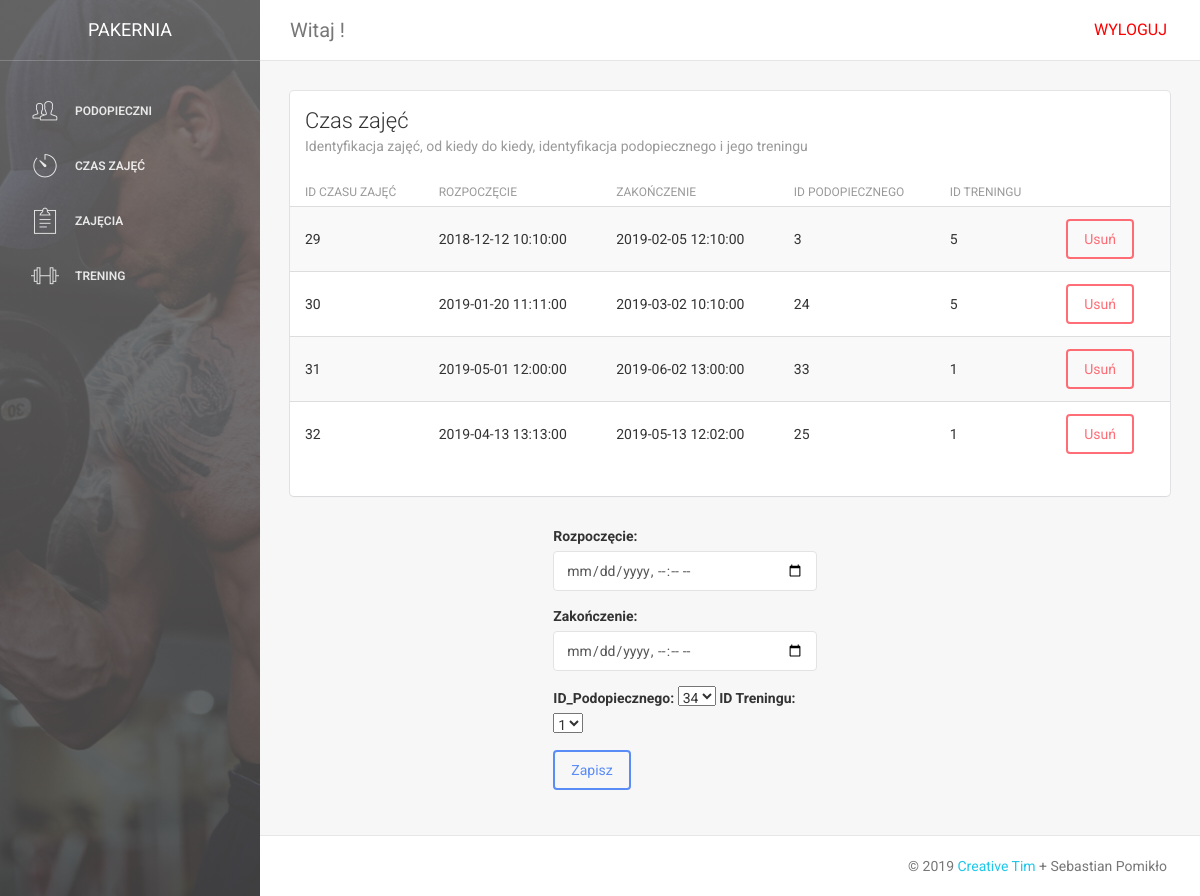
The app's page /SILOWNIA/czaszajec.php with its own data.
### tables this page shows
CREATE TABLE `czaszajec` (
  `ID_Czasu_zajec` int(10) NOT NULL,
  `Rozpoczecie` datetime NOT NULL,
  `Zakonczenie` datetime NOT NULL,
  `ID_Podopiecznego` int(10) NOT NULL,
  `ID_Treningu` int(10) NOT NULL
);

### SILOWNIA/processczaszajec.php (called while the page is built, shortened)
<?php
   $update = false;
   $datapocz = '';
   $datazak = '';
   ?>

### SILOWNIA/czaszajec.php (the view, shortened to what this page needs)
<?php
include_once("inc/headnav.php");
require_once 'processczaszajec.php'; ?>
        <div class="content">
            <div class="container-fluid">
                <div class="row">
                    <div class="col-md-12">
                        <div class="card">
                            <div class="header">
                                <h4 class="title">Czas zajęć</h4>
                                <p class="category">Identyfikacja zajęć, od kiedy do kiedy, identyfikacja podopiecznego i jego treningu</p>
                            </div>
                            <div class="content table-responsive table-full-width">
                                <?php
                                $sql = "SELECT * FROM czaszajec";
                                $result = $polaczenie->query($sql);
                                if($result->num_rows > 0){
                                    echo "<table class='table table-hover table-striped'>";
                                    echo "<thead>";
                                    echo "<th>ID Czasu zajęć</th>";
                                    echo "<th>Rozpoczęcie</th>";
                                    echo "<th>Zakończenie</th>";
                                    echo "<th>ID Podopiecznego</th>";
                                    echo "<th>ID Treningu</th>";
                                    echo "</thead>";
                                    echo "<tbody>";
                                    while ($row = $result->fetch_assoc()): ?>
                                    <tr>
                                       <td><?php echo $row['ID_Czasu_zajec']; ?></td>
                                       <td><?php echo $row['Rozpoczecie']; ?></td>
                                       <td><?php echo $row['Zakonczenie']; ?></td>
                                       <td><?php echo $row['ID_Podopiecznego']; ?></td>
                                       <td><?php echo $row['ID_Treningu']; ?></td>
                                       <td>
                                          <a href="processczaszajec.php?delete=<?php echo $row['ID_Czasu_zajec']; ?>" class="btn btn-danger">Usuń</a>
                                       </td>
                                    </tr>
                                    <?php endwhile; ?>
                                    <?php echo "</tbody>";
                                       echo "</table>";
                                       }
                                           ?>
                                </div>
                             </div>
                                ?><div class="row col-md-4 px-2 text-center"></div>
                                <div class="row justify-content-center col-md-4">
                                   <form action="processczaszajec.php" method="POST">
                                      <div class="form-group">
                                         <label for="datapocz">Rozpoczęcie:</label>
                                         <input type="datetime-local" name="datapocz" class="form-control" required value="<?php echo $datapocz; ?>">
                                      </div>
                                      <div class="form-group">
                                         <label for="datazak">Zakończenie:</label>
                                         <input type="datetime-local" name="datazak" class="form-control" required value="<?php echo $datazak;?>">
                            </div>
                                      <?php
                                      require('inc/database.php');
                                         $query1 = "SELECT DISTINCT ID_Podopiecznego FROM podopieczni";
                                         $result1 = mysqli_query($polaczenie, $query1);
                                         $query2 = "SELECT DISTINCT ID_Treningu FROM trening";
                                         $result2 = mysqli_query($polaczenie, $query2);?>
                                      <div class="form-group">
                                         <label for="id1">ID_Podopiecznego:</label>
                                         <select name="id1" id="id1">
                                            <?php while($row = mysqli_fetch_array($result1)):;?>
                                            <option value="<?php echo $row['ID_Podopiecznego']?>"><?php echo $row['ID_Podopiecznego']?></option>
                                            <?php endwhile;?>
                                         </select>
                                         <label for="id2">ID Treningu:</label>
                                         <select name="id2" id="id2">
                                            <?php while($row = mysqli_fetch_array($result2)):;?>
                                            <option value="<?php echo $row['ID_Treningu']?>"><?php echo $row['ID_Treningu']?></option>
                                            <?php endwhile;?>
                                         </select>
                                      </div>
                                      <div class="form-group">
                                         <?php
                                            if($update == true):
                                             ?>
                                         <button type="submit" class="btn btn-info" name="update">Aktualizuj</button>
                                         <?php else: ?>
                                         <button type="submit" class="btn btn-primary" name="save">Zapisz</button>
                                         <?php endif; ?>
                                      </div>
                                   </form>
                                </div>
                                <div class="row col-md-4 px-2"></div>
                                </div>
                            </div>
                        </div>
                    </div>
<?php
include_once('inc/footer.php');
?>

### SILOWNIA/inc/headnav.php (shortened to what this page needs)
<!doctype html>
<html lang="pl">
<head>
    <link href="assets/css/bootstrap.min.css" rel="stylesheet" />
    <link href="assets/css/animate.min.css" rel="stylesheet"/>
    <link href="assets/css/light-bootstrap-dashboard.css?v=1.4.0" rel="stylesheet"/>
    <link href="assets/css/demo.css" rel="stylesheet" />
    <link href="http://maxcdn.bootstrapcdn.com/font-awesome/4.2.0/css/font-awesome.min.css" rel="stylesheet">
    <link href="assets/css/pe-icon-7-stroke.css" rel="stylesheet" />
</head>
<body>
<div class="wrapper">
    <div class="sidebar"  data-image="assets/img/sidebar.jpg">
    	<div class="sidebar-wrapper">
            <div class="logo">
                <a href="#" class="simple-text">
                    PAKERNIA
                </a>
            </div>
            <ul class="nav">
                <li>
                    <a href="podopieczni.php">
                        <i class="pe-7s-users"></i>
                        <p>Podopieczni</p>
                    </a>
                </li>
                <li>
                    <a href="czaszajec.php">
                        <i class="pe-7s-timer"></i>
                        <p>Czas zajęć</p>
                    </a>
                </li>
                <li>
                    <a href="zajecia.php">
                        <i class="pe-7s-note2"></i>
                        <p>Zajęcia</p>
                    </a>
                </li>
                <li>
                    <a href="trening.php">
                        <i class="pe-7s-gym"></i>
                        <p>Trening</p>
                    </a>
                </li>
            </ul>
    	</div>
    </div>
    <div class="main-panel">
		<nav class="navbar navbar-default navbar-fixed">
            <div class="container-fluid">
                <div class="navbar-header">
                    <a class="navbar-brand" href="#"><?php echo "Witaj ". $_SESSION['Imie'] ."!"?></a>
                </div>
                <div class="collapse navbar-collapse">
                    <ul class="nav navbar-nav navbar-right">
                        <li>
                            <?php  echo "<a href='logout.php'>" ?>
                                <p style=color:red;>WYLOGUJ</p>
                            </a>
                        </li>
                    </ul>
                </div>
            </div>
        </nav>

### SILOWNIA/inc/footer.php (shortened to what this page needs)
<footer class="footer">
            <div class="container-fluid">
                <p class="copyright pull-right">
                    &copy; <script>document.write(new Date().getFullYear())</script> <a href="http://www.creative-tim.com">Creative Tim </a>+ Sebastian Pomikło
                </p>
            </div>
        </footer>
    </div>
</div>
</body>
</html>

### records on screen
czaszajec: ID_Czasu_zajec "29", Rozpoczecie "2018-12-12 10:10:00", Zakonczenie "2019-02-05 12:10:00", ID_Podopiecznego "3", ID_Treningu "5"
czaszajec: ID_Czasu_zajec "30", Rozpoczecie "2019-01-20 11:11:00", Zakonczenie "2019-03-02 10:10:00", ID_Podopiecznego "24", ID_Treningu "5"
czaszajec: ID_Czasu_zajec "31", Rozpoczecie "2019-05-01 12:00:00", Zakonczenie "2019-06-02 13:00:00", ID_Podopiecznego "33", ID_Treningu "1"
czaszajec: ID_Czasu_zajec "32", Rozpoczecie "2019-04-13 13:13:00", Zakonczenie "2019-05-13 12:02:00", ID_Podopiecznego "25", ID_Treningu "1"

### other values on screen
form field id1 "34"
form field id2 "1"
